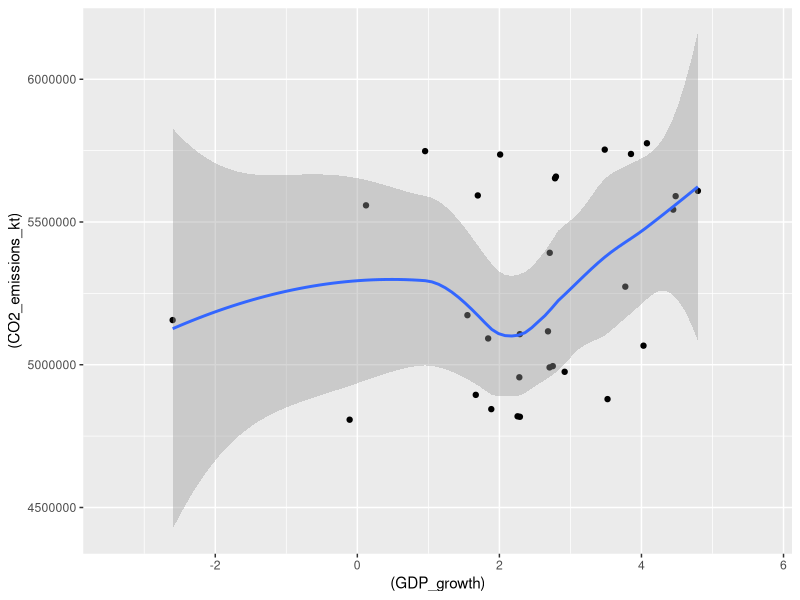
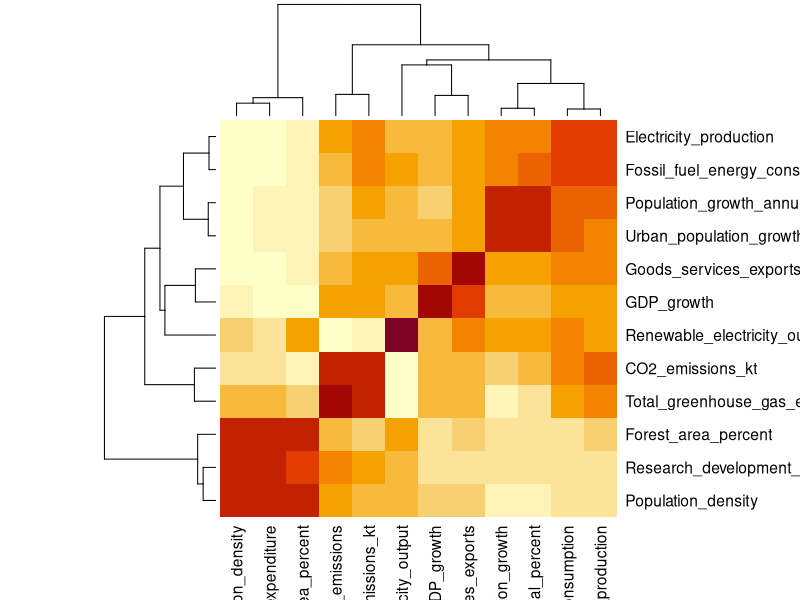

These charts were generated, in order, by the following R code:
## ---- chunk 1
library(tidyverse)
library(ggplot2)
library(dplyr)
#install.packages("forecast")
require(forecast)
library(readr)
## ---- chunk 2

co2_data_clean <- read.csv(here::here("dataset/clean_co2.csv"))

co2_data_clean[co2_data_clean == 0] = NA

co2_data_clean %>% ggplot(aes(x = (GDP_growth), y = (CO2_emissions_kt))) + geom_point() + geom_smooth()



## ---- chunk 3
co2_data_clean <- read.csv(here::here("dataset/clean_co2.csv"))

for(i in 2:ncol(co2_data_clean)){
  co2_data_clean[,i][(co2_data_clean[,i]==0)] = mean(co2_data_clean[,i])
}

#Correlation matrix of all variables with all other variables
res = cor(co2_data_clean[2:13])
res

#Correlation of all other variables with CO2 emissions
cor(co2_data_clean[,-1], co2_data_clean$CO2_emissions_kt)

#plot of correlation: heatmap
heatmap(res)

